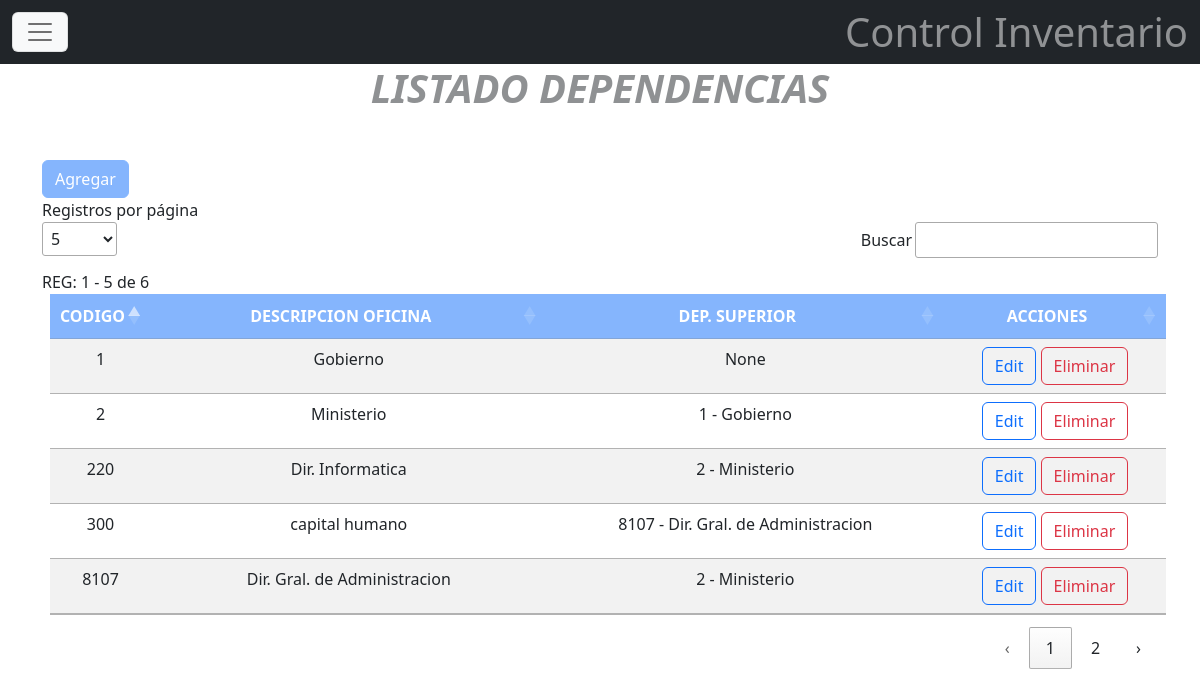
The app's page /oficina/ (signed in) with its own data.
### apps/oficina/models.py (models this page shows)
class Oficina(models.Model):
    id_oficina=models.PositiveIntegerField(primary_key=True)
    dsc_oficina=models.CharField(max_length=50, unique=True)
    id_oficina_padre=models.ForeignKey("self", on_delete=models.PROTECT, blank=True,null=True, related_name='hijo')
    fch_oficina=models.DateTimeField(auto_now=True)
    user_oficina=models.ForeignKey(User, on_delete=models.RESTRICT, default=None)
    slug=models.SlugField(max_length=200, null=True,blank=True)
    class Meta:
        verbose_name='Oficina'
        verbose_name_plural='Oficinas'
        ordering=['dsc_oficina']
    def __str__(self) -> str:
        return f" {self.id_oficina} - {self.dsc_oficina} "
    """def clean(self) -> None:

            ofi=Oficina.objects.filter(id_oficina=self.id_oficina)
            buscar=Oficina.objects.filter(dsc_oficina__iexact=self.dsc_oficina)
            padre=Oficina.objects.filter(id_oficina=self.id_oficina_padre_id).first()
            if self.slug:
                if self.id_oficina==self.id_oficina_padre_id:
                    raise ValueError('Oficina y Superior son iguales')
                buscar = buscar.exclude(pk=self.id_oficina)
                ofi=ofi.exclude(pk=self.id_oficina)
            if buscar.exists():
                raise ValueError('El Nombre de Oficina Existe')
            if ofi.exists():
                raise ValueError('El Código de Oficina Existe')
            if not padre:
                raise ValueError('No existe Oficina Superior Ingresada')
            if not self.id_oficina_padre_id==1:
                try:
                    result=[]
                    valor=oficinas_user(self.id_oficina_padre_id, result)
                    return super().clean()
                except:
                    raise ValueError('Verifique Oficina Padre, genera Bucle infinito')"""

### apps/oficina/views.py (the view, shortened to what this page needs)
# urls.py: path('', ListOficina.as_view(), name='list_oficinas'),
class ListOficina(LoginRequiredMixin, PermissionRequiredMixin,SuccessMessageMixin,ListView):
        model=Oficina
        template_name='oficinas.html'
        context_object_name='oficinas'
        permission_required = "oficina.view_oficina"

### apps/oficina/templates/oficinas.html (shortened to what this page needs)
{% extends 'base.html' %}
{% load static %}
{% block contenido %}
<div class="container">
    <div class="m-3">
          <div class="text-center dropup-center display-6 fw-bold opacity-50 fst-italic">LISTADO DEPENDENCIAS</div>
    </div>
  <div class="mt-4">
    <button onclick="modal_data('{% url 'add_oficina' %}')" class="btn btn-block btn-primary opacity-50 btn-xs">Agregar</button>
  </div>
 <div class="div_separador">
    Registros por página
 </div>
  <table id="oficinas" class="table table-striped dt-responsive nowrap m-2 " style="width:100%" >
  <thead>
      <tr class="bg-primary text-white opacity-50" >
        <th scope="col">CODIGO</th>
        <th scope="col">DESCRIPCION OFICINA</th>
        <th scope="col">DEP. SUPERIOR</th>
        <th scope="col">ACCIONES</th>
      </tr>
  </thead>
  <tbody>
    {% for mrc in oficinas %}
      <tr>
        <td>{{ mrc.id_oficina }}</td>
        <td>{{ mrc.dsc_oficina }}</td>
        <td>{{ mrc.id_oficina_padre}}</td>
          <td>
            <button onclick="modal_data('{% url 'edit_oficina' mrc.slug %}')"  class="btn btn-outline-primary">Edit</button>
              <button onclick="modal_data('{% url 'del_oficina' mrc.slug %}')"  class="btn btn-outline-danger">Eliminar</button>
          </td>
      </tr>
    {% endfor %}
  </tbody>
</table>
</div>
{% endblock %}

### templates/base.html (shortened to what this page needs)
{% load static %}
<!DOCTYPE html>
<html lang="en">
<head>
    <link href="https://cdn.jsdelivr.net/npm/bootstrap@5.2.3/dist/css/bootstrap.min.css" rel="stylesheet">
    <link rel="stylesheet" href="https://cdn.datatables.net/1.13.4/css/jquery.dataTables.min.css">
    <link rel="stylesheet" href="https://cdn.datatables.net/buttons/2.3.6/css/buttons.dataTables.min.css">
    <link href="https://cdn.jsdelivr.net/npm/select2@4.1.0-rc.0/dist/css/select2.min.css" rel="stylesheet" />
</head>
<body class="">
  <div class="m-lg-auto">
  <nav class="navbar navbar-light fixed-top bg-dark ">
    <div class="container-fluid bg-dark">
      <button class="navbar-toggler bg-light" type="button" data-bs-toggle="offcanvas" data-bs-target="#offcanvasNavbar" aria-controls="offcanvasNavbar">
        <span class="navbar-toggler-icon"></span>
      </button>
      <div class="text-center text-white-50 display-6 ">
        <strong>Control Inventario</strong>
      </div>
    </div>
  </nav>
</div>
<div>
  <h1>INVENTARIO</h1>
</div>
    {% block contenido %}
    {% endblock %}
  </body>
</html>

### records on screen
Oficina: id_oficina "8107", dsc_oficina "Dir. Gral. de Administracion", id_oficina_padre "2 - Ministerio"
Oficina: id_oficina "220", dsc_oficina "Dir. Informatica", id_oficina_padre "2 - Ministerio"
Oficina: id_oficina "1", dsc_oficina "Gobierno", id_oficina_padre "None"
Oficina: id_oficina "2", dsc_oficina "Ministerio", id_oficina_padre "1 - Gobierno"
Oficina: id_oficina "300", dsc_oficina "capital humano", id_oficina_padre "8107 - Dir. Gral. de Administracion"
